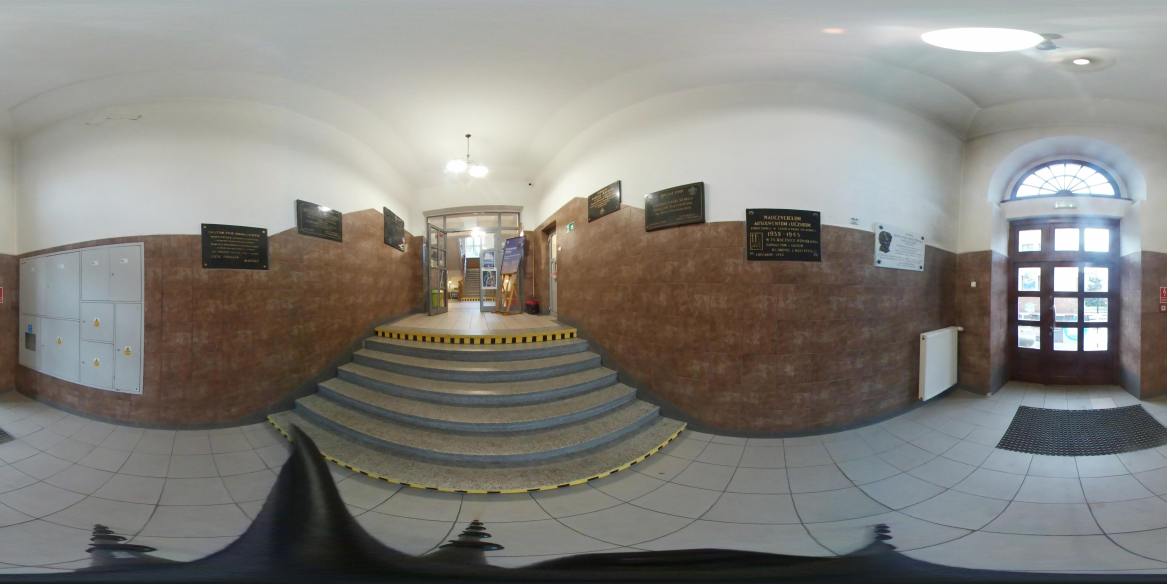
#> input picture media/lowscaled_images/0portierniawejscie-lowscaled.jpg, 4666 x 2333 px (shown at 1/4 size); its folder holds 4 pictures in this run
$ python resize_images.py
#> lines starting #> are read from the running program, lines starting #| are printed output that depends on the picture
import os
from PIL import Image

def main():
    folder_path = input("Podaj ścieżkę folderu ze zdjęciami: ").strip()
#> the answer given: media/lowscaled_images

    if not os.path.isdir(folder_path):
        print("Podana ścieżka nie jest folderem.")
        return

    try:
        height = int(input("podaj wysokość: "))
#> the answer given: 100
        width = int(input("podaj szerokość: "))
#> the answer given: 100
    except ValueError:
        print("Wysokość i szerokość muszą być liczbami całkowitymi.")
        return

    output_folder = os.path.join(folder_path, "lowscaled_images")
    os.makedirs(output_folder, exist_ok=True)
    for file in os.listdir(folder_path):
        file_path = os.path.join(folder_path, file)
        if os.path.isfile(file_path) and file.lower().endswith(('.png', '.jpg', '.jpeg', '.bmp', '.gif')):
            try:
                with Image.open(file_path) as img:
#> img is the input picture: PIL image 4666x2333 RGB; mean R, G, B 132.4, 130.4, 125.3
                    resized_img = img.resize((width, height))
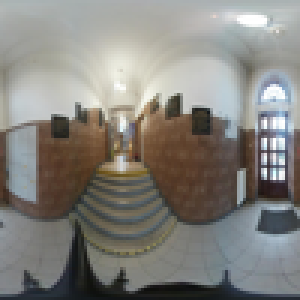
#> resized_img: PIL image 100x100 RGB (shown 3 times larger); mean R, G, B 132.4, 130.4, 125.3
                    file_name, ext = os.path.splitext(file)
                    output_path = os.path.join(output_folder, f"{file_name}-lowscaled{ext}")
                    resized_img.save(output_path)
                    print(f"Przeskalowano i zapisano: {output_path}")
            except Exception as e:
                print(f"Błąd przetwarzania pliku {file}: {e}")
#> pass 2 of the loop in main, `for file in os.listdir(folder_path):`:
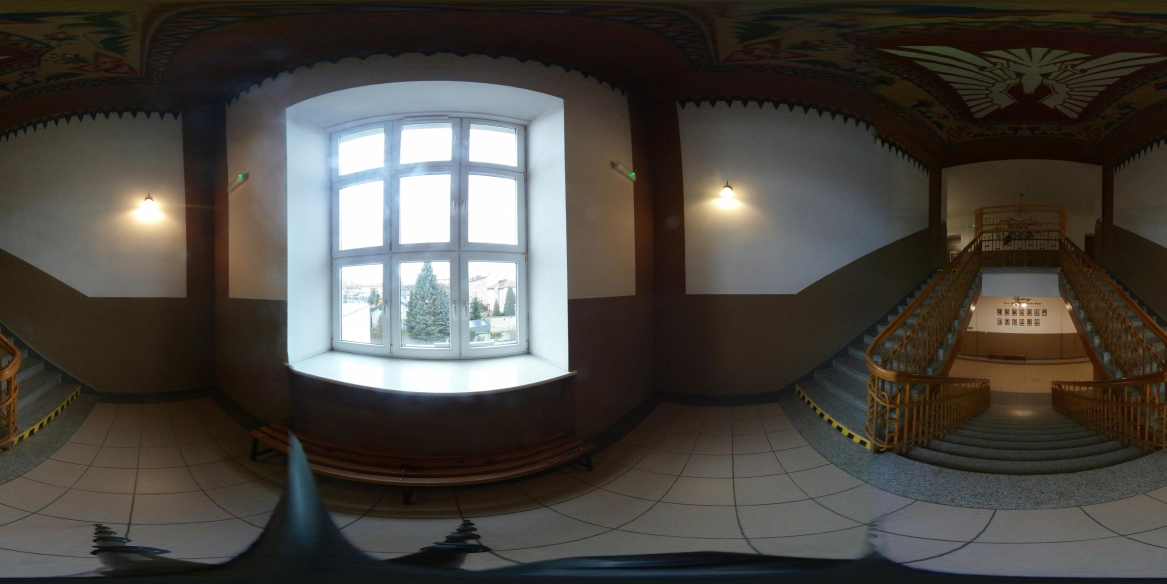
#> input picture media/lowscaled_images/1-2pietr-schody-lowscaled.jpg, 4666 x 2333 px (shown at 1/4 size)
#> in main, img is the input picture: PIL image 4666x2333 RGB; mean R, G, B 73.9, 70, 64.7
#> in main, `resized_img = img.resize((width, height))`:
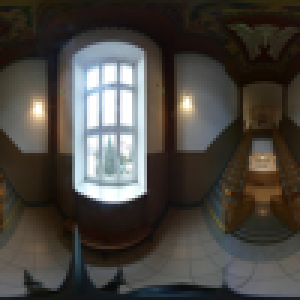
#> resized_img: PIL image 100x100 RGB (shown 3 times larger); mean R, G, B 73.8, 70, 64.7
#> pass 3 of the loop in main, `for file in os.listdir(folder_path):`:
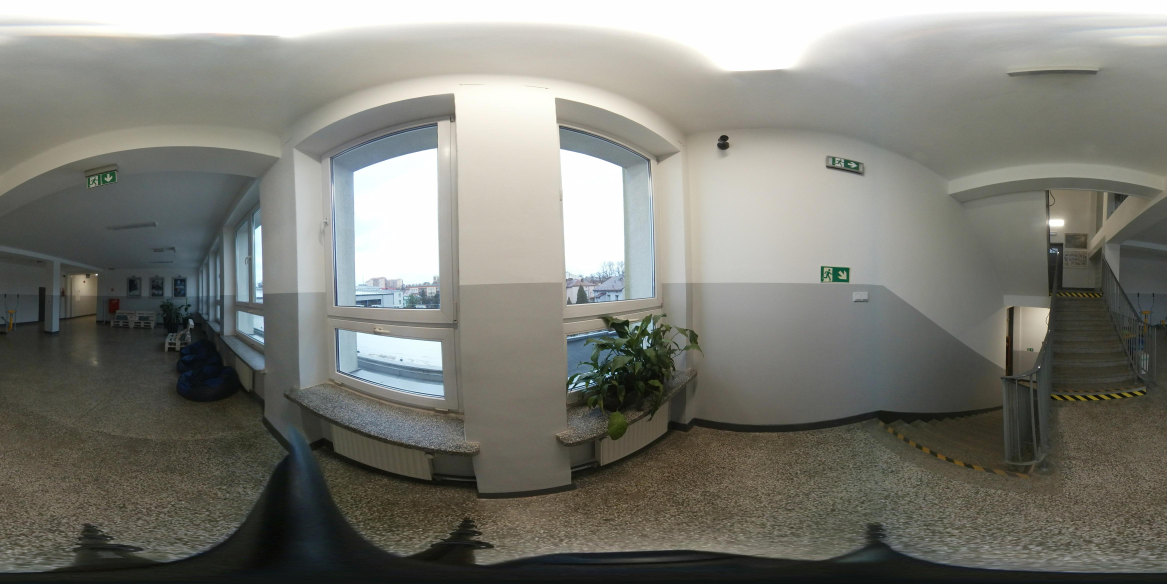
#> input picture media/lowscaled_images/1pietr-noweskrzydl1-lowscaled.jpg, 4666 x 2333 px (shown at 1/4 size)
#> in main, img is the input picture: PIL image 4666x2333 RGB; mean R, G, B 124.6, 124.7, 117.4
#> in main, `resized_img = img.resize((width, height))`:
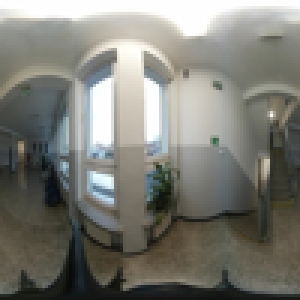
#> resized_img: PIL image 100x100 RGB (shown 3 times larger); mean R, G, B 124.6, 124.7, 117.4
#> the loop made 5 passes; the first 3 are shown
    print("Gotowe.")
if __name__ == '__main__':
    main()
